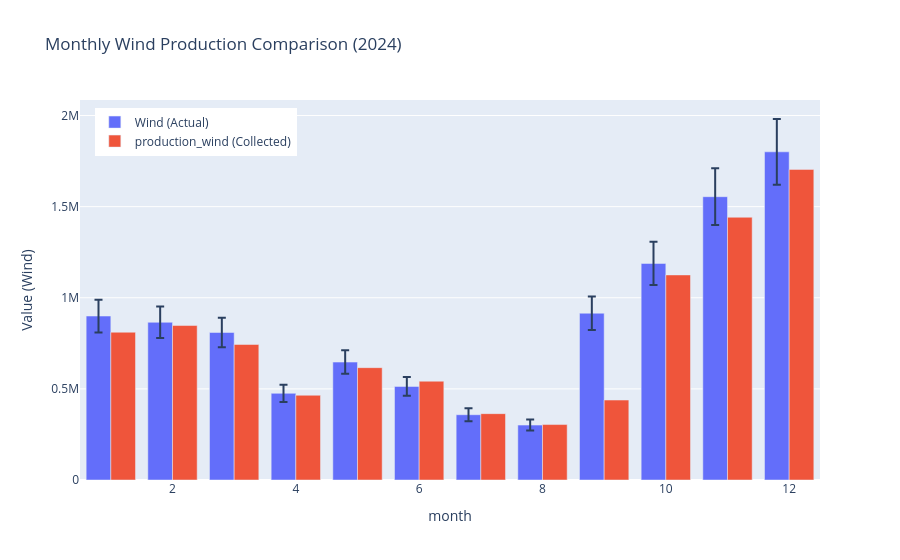

The notebook cell saved with this chart:
### Code cell
# Wind Generation comparison
plot_monthly_comparison_with_tolerance(df_monthly_actual_2024,
                                       df_prod_monthly_2024,
                                       month_col='month',
                                       actual_col='Wind',
                                       collected_col='production_wind',
                                       tolerance=0.1,
                                       title="Monthly Wind Production Comparison (2024)")

### Figure 1 — Plotly figure (JSON) as saved in the notebook; plotly's stock layout.template omitted (floating-point values rounded to 4 significant figures)
{"data": [{"error_y": {"array": [89970.0, 86530.0, 80950.0, 47560.0, 64710.0, 51340.0, 35820.0, 30130.0, 91510.0, 118800.0, 155500.0, 180100.0], "arrayminus": [89970.0, 86530.0, 80950.0, 47560.0, 64710.0, 51340.0, 35820.0, 30130.0, 91510.0, 118800.0, 155500.0, 180100.0], "type": "data"}, "name": "Wind (Actual)", "type": "bar", "x": [1, 2, 3, 4, 5, 6, 7, 8, 9, 10, 11, 12], "y": [899748, 865293, 809452, 475621, 647082, 513449, 358171, 301255, 915139, 1188354, 1554633, 1800878]}, {"name": "production_wind (Collected)", "type": "bar", "x": [1, 2, 3, 4, 5, 6, 7, 8, 9, 10, 11, 12], "y": [810933, 847722, 743654, 465053, 616389, 542229, 364078, 304300, 438740, 1125298, 1441835, 1704506]}], "layout": {"barmode": "group", "legend": {"x": 0.02, "y": 0.98}, "title": {"text": "Monthly Wind Production Comparison (2024)"}, "xaxis": {"title": {"text": "month"}}, "yaxis": {"title": {"text": "Value (Wind)"}}}}
